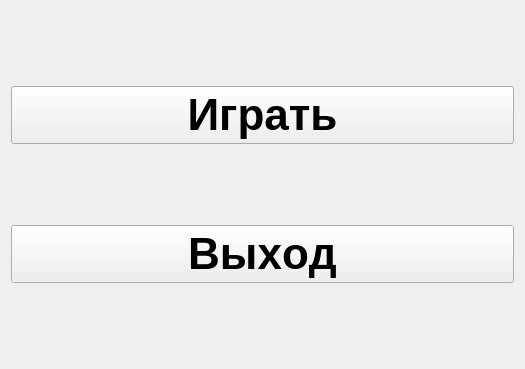
<?xml version="1.0" encoding="UTF-8"?>
<ui version="4.0">
 <class>main_menu</class>
 <widget class="QWidget" name="main_menu">
  <property name="geometry">
   <rect>
    <x>0</x>
    <y>0</y>
    <width>525</width>
    <height>369</height>
   </rect>
  </property>
  <property name="windowTitle">
   <string>Form</string>
  </property>
  <layout class="QVBoxLayout" name="verticalLayout">
   <item>
    <widget class="QPushButton" name="but_play">
     <property name="minimumSize">
      <size>
       <width>100</width>
       <height>40</height>
      </size>
     </property>
     <property name="font">
      <font>
       <pointsize>33</pointsize>
       <weight>75</weight>
       <italic>false</italic>
       <bold>true</bold>
       <underline>false</underline>
       <strikeout>false</strikeout>
       <kerning>false</kerning>
      </font>
     </property>
     <property name="locale">
      <locale language="Russian" country="Russia"/>
     </property>
     <property name="text">
      <string>Играть</string>
     </property>
    </widget>
   </item>
   <item>
    <widget class="QPushButton" name="but_exit">
     <property name="minimumSize">
      <size>
       <width>100</width>
       <height>40</height>
      </size>
     </property>
     <property name="font">
      <font>
       <pointsize>33</pointsize>
       <weight>75</weight>
       <italic>false</italic>
       <bold>true</bold>
       <underline>false</underline>
       <strikeout>false</strikeout>
       <kerning>false</kerning>
      </font>
     </property>
     <property name="locale">
      <locale language="Russian" country="Russia"/>
     </property>
     <property name="text">
      <string>Выход</string>
     </property>
    </widget>
   </item>
  </layout>
 </widget>
 <resources/>
 <connections/>
</ui>
